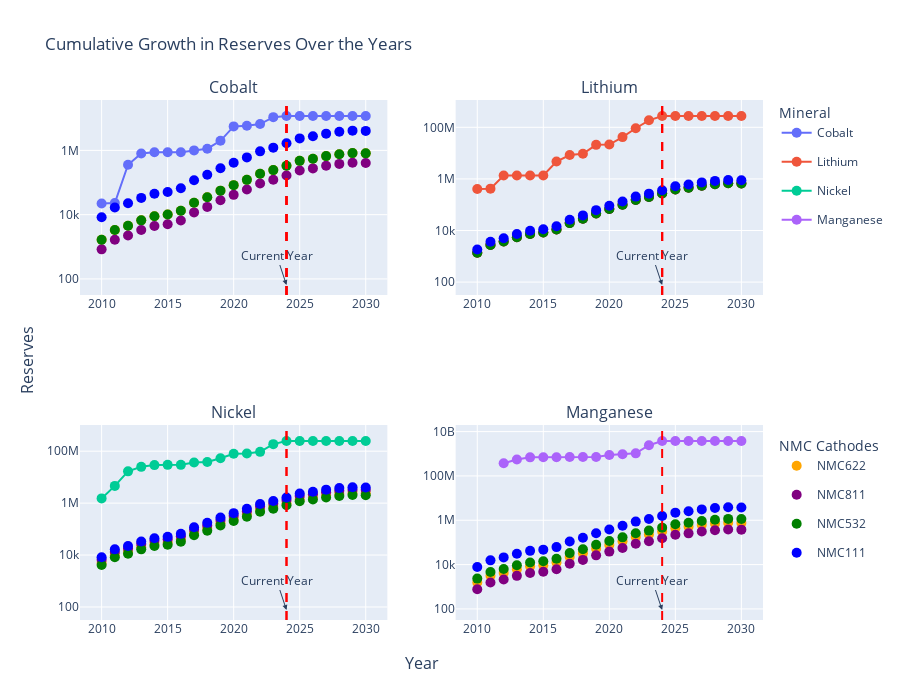

The notebook cell saved with this chart:
### Code cell
from plotly.subplots import make_subplots
import plotly.graph_objects as go

F = make_subplots(rows=2, cols=2, x_title="Year", y_title="Reserves", subplot_titles=[mineral for mineral in D["Primary Mineral"].unique()])

# Define a fixed color mapping for cathode types

cathode_colors = {"NMC111": "blue", "NMC532": "green", "NMC622": "orange", "NMC811": "purple"}
mineral_colors =  ['#636efa','#EF553B', '#00cc96', '#ab63fa']

for i, mineral in enumerate(D["Primary Mineral"].unique()):
    M = D.loc[(D["Primary Mineral"] == mineral) & (D["Cumulative Reserves"] > 0)]
    S = demand_by_cathode[demand_by_cathode["Full Element Name"] == mineral]
    
    # Add the main mineral trace with its own legend group
    F.add_trace(
        go.Scatter(
            x=M["Year"], 
            y=M["Cumulative Reserves"], 
            mode="lines+markers",
            legendgroup=mineral,
            name=mineral,
            marker=dict(
                size=10,
                color=mineral_colors[i]
            ), 
            showlegend=True,
            legend="legend1"
        ),
        row=i // 2 + 1, 
        col=i % 2 + 1
    )
    
    # Add cathode traces grouped by cathode type
    for j,cathode in enumerate(S.columns[2:6]):
        F.add_trace(
            go.Scatter(
                x=S["Year"], 
                y=S[cathode], 
                mode="markers",
                legendgroup=cathode,  # Group by cathode type instead of mineral
                name=cathode,
                marker=dict(size=10,color=cathode_colors[cathode]),
                # Only show in legend for last mineral to avoid duplicates
                showlegend=(i == 0),
                legend="legend2",
            ),
            row=i // 2 + 1, 
            col=i % 2 + 1)
    
    # Add vertical line and annotation
    F.add_vline(x=2024, line_dash="dash", line_color="red")
    F.add_annotation(
        x=2024, 
        text="Current Year",
        showarrow=True,
        arrowhead=2,
        yshift=10,
        row=i // 2 + 1, 
        col=i % 2 + 1
    )

F.update_yaxes(type='log')
F.update_layout(title="Cumulative Growth in Reserves Over the Years",height=700,showlegend=True,
                legend1=dict(title=dict(text="Mineral")),
                legend2=dict(title=dict(text="NMC Cathodes"), y=0.1))
F.show()

### Figure 1 — Plotly figure (JSON) as saved in the notebook; plotly's stock layout.template omitted (floating-point values rounded to 4 significant figures)
{"data": [{"legend": "legend", "legendgroup": "Cobalt", "marker": {"color": "#636efa", "size": 10}, "mode": "lines+markers", "name": "Cobalt", "showlegend": true, "type": "scatter", "x": [2010, 2011, 2012, 2013, 2014, 2015, 2016, 2017, 2018, 2019, 2020, 2021, 2022, 2023, 2024, 2025, 2026, 2027, 2028, 2029, 2030], "xaxis": "x", "y": [22369, 23020, 357546, 799050, 873299, 875099, 875099, 998110, 1125385, 1984979, 5575688, 5869180, 6590858, 10823081, 11745493, 11745493, 11745493, 11745493, 11745493, 11745493, 11745493], "yaxis": "y"}, {"legend": "legend2", "legendgroup": "NMC622", "marker": {"color": "orange", "size": 10}, "mode": "markers", "name": "NMC622", "showlegend": true, "type": "scatter", "x": [2010, 2011, 2012, 2013, 2014, 2015, 2016, 2017, 2018, 2019, 2020, 2021, 2022, 2023, 2024, 2025, 2026, 2027, 2028, 2029, 2030], "xaxis": "x", "y": [1664.0, 3328.0, 4517.0, 6656.0, 8914.0, 10100.0, 13190.0, 23530.0, 34910.0, 55830.0, 82740.0, 121000.0, 186600.0, 243600.0, 331500.0, 471900.0, 549900.0, 663100.0, 759700.0, 822300.0, 807000.0], "yaxis": "y"}, {"legend": "legend2", "legendgroup": "NMC811", "marker": {"color": "purple", "size": 10}, "mode": "markers", "name": "NMC811", "showlegend": true, "type": "scatter", "x": [2010, 2011, 2012, 2013, 2014, 2015, 2016, 2017, 2018, 2019, 2020, 2021, 2022, 2023, 2024, 2025, 2026, 2027, 2028, 2029, 2030], "xaxis": "x", "y": [832.0, 1664.0, 2258.0, 3328.0, 4457.0, 5051.0, 6597.0, 11770.0, 17450.0, 27910.0, 41370.0, 60510.0, 93300.0, 121800.0, 165700.0, 235900.0, 275000.0, 331600.0, 379800.0, 411200.0, 403500.0], "yaxis": "y"}, {"legend": "legend2", "legendgroup": "NMC532", "marker": {"color": "green", "size": 10}, "mode": "markers", "name": "NMC532", "showlegend": true, "type": "scatter", "x": [2010, 2011, 2012, 2013, 2014, 2015, 2016, 2017, 2018, 2019, 2020, 2021, 2022, 2023, 2024, 2025, 2026, 2027, 2028, 2029, 2030], "xaxis": "x", "y": [1664.0, 3328.0, 4517.0, 6656.0, 8914.0, 10100.0, 13190.0, 23530.0, 34910.0, 55830.0, 82740.0, 121000.0, 186600.0, 243600.0, 331500.0, 471900.0, 549900.0, 663100.0, 759700.0, 822300.0, 807000.0], "yaxis": "y"}, {"legend": "legend2", "legendgroup": "NMC111", "marker": {"color": "blue", "size": 10}, "mode": "markers", "name": "NMC111", "showlegend": true, "type": "scatter", "x": [2010, 2011, 2012, 2013, 2014, 2015, 2016, 2017, 2018, 2019, 2020, 2021, 2022, 2023, 2024, 2025, 2026, 2027, 2028, 2029, 2030], "xaxis": "x", "y": [8320.0, 16640.0, 22580.0, 33280.0, 44570.0, 50510.0, 65970.0, 117700.0, 174500.0, 279100.0, 413700.0, 605100.0, 933000.0, 1218000.0, 1657000.0, 2359000.0, 2750000.0, 3316000.0, 3798000.0, 4112000.0, 4035000.0], "yaxis": "y"}, {"legend": "legend", "legendgroup": "Lithium", "marker": {"color": "#EF553B", "size": 10}, "mode": "lines+markers", "name": "Lithium", "showlegend": true, "type": "scatter", "x": [2010, 2011, 2012, 2013, 2014, 2015, 2016, 2017, 2018, 2019, 2020, 2021, 2022, 2023, 2024, 2025, 2026, 2027, 2028, 2029, 2030], "xaxis": "x2", "y": [408140, 419371, 1349320, 1349320, 1349320, 1349320, 4720420, 8410820, 9400463, 20902463, 21420563, 41718533, 92128193, 186800244, 274575585, 274575585, 274575585, 274575585, 274575585, 274575585, 274575585], "yaxis": "y2"}, {"legend": "legend2", "legendgroup": "NMC622", "marker": {"color": "orange", "size": 10}, "mode": "markers", "name": "NMC622", "showlegend": false, "type": "scatter", "x": [2010, 2011, 2012, 2013, 2014, 2015, 2016, 2017, 2018, 2019, 2020, 2021, 2022, 2023, 2024, 2025, 2026, 2027, 2028, 2029, 2030], "xaxis": "x2", "y": [1372.0, 2745.0, 3725.0, 5489.0, 7352.0, 8332.0, 10880.0, 19410.0, 28790.0, 46040.0, 68230.0, 99800.0, 153900.0, 200900.0, 273400.0, 389100.0, 453500.0, 546900.0, 626500.0, 678100.0, 665600.0], "yaxis": "y2"}, {"legend": "legend2", "legendgroup": "NMC811", "marker": {"color": "purple", "size": 10}, "mode": "markers", "name": "NMC811", "showlegend": false, "type": "scatter", "x": [2010, 2011, 2012, 2013, 2014, 2015, 2016, 2017, 2018, 2019, 2020, 2021, 2022, 2023, 2024, 2025, 2026, 2027, 2028, 2029, 2030], "xaxis": "x2", "y": [1374.0, 2747.0, 3729.0, 5495.0, 7359.0, 8340.0, 10890.0, 19430.0, 28820.0, 46090.0, 68300.0, 99910.0, 154100.0, 201100.0, 273600.0, 389500.0, 454000.0, 547400.0, 627100.0, 678800.0, 666300.0], "yaxis": "y2"}, {"legend": "legend2", "legendgroup": "NMC532", "marker": {"color": "green", "size": 10}, "mode": "markers", "name": "NMC532", "showlegend": false, "type": "scatter", "x": [2010, 2011, 2012, 2013, 2014, 2015, 2016, 2017, 2018, 2019, 2020, 2021, 2022, 2023, 2024, 2025, 2026, 2027, 2028, 2029, 2030], "xaxis": "x2", "y": [1371.0, 2742.0, 3721.0, 5483.0, 7343.0, 8323.0, 10870.0, 19390.0, 28760.0, 45990.0, 68160.0, 99690.0, 153700.0, 200600.0, 273100.0, 388700.0, 453000.0, 546300.0, 625800.0, 677400.0, 664800.0], "yaxis": "y2"}, {"legend": "legend2", "legendgroup": "NMC111", "marker": {"color": "blue", "size": 10}, "mode": "markers", "name": "NMC111", "showlegend": false, "type": "scatter", "x": [2010, 2011, 2012, 2013, 2014, 2015, 2016, 2017, 2018, 2019, 2020, 2021, 2022, 2023, 2024, 2025, 2026, 2027, 2028, 2029, 2030], "xaxis": "x2", "y": [1836.0, 3672.0, 4984.0, 7345.0, 9837.0, 11150.0, 14560.0, 25970.0, 38520.0, 61600.0, 91300.0, 133500.0, 205900.0, 268800.0, 365800.0, 520700.0, 606800.0, 731700.0, 838300.0, 907400.0, 890600.0], "yaxis": "y2"}, {"legend": "legend", "legendgroup": "Nickel", "marker": {"color": "#00cc96", "size": 10}, "mode": "lines+markers", "name": "Nickel", "showlegend": true, "type": "scatter", "x": [2010, 2011, 2012, 2013, 2014, 2015, 2016, 2017, 2018, 2019, 2020, 2021, 2022, 2023, 2024, 2025, 2026, 2027, 2028, 2029, 2030], "xaxis": "x3", "y": [1518795, 4613235, 16722424, 24945407, 29137507, 29755343, 29778243, 36942666, 38277432, 53536829, 80042458, 81945795, 94343982, 186629647, 246705355, 246705355, 246705355, 246705355, 246705355, 246705355, 246705355], "yaxis": "y3"}, {"legend": "legend2", "legendgroup": "NMC622", "marker": {"color": "orange", "size": 10}, "mode": "markers", "name": "NMC622", "showlegend": false, "type": "scatter", "x": [2010, 2011, 2012, 2013, 2014, 2015, 2016, 2017, 2018, 2019, 2020, 2021, 2022, 2023, 2024, 2025, 2026, 2027, 2028, 2029, 2030], "xaxis": "x3", "y": [4972.0, 9943.0, 13490.0, 19890.0, 26630.0, 30190.0, 39420.0, 70310.0, 104300.0, 166800.0, 247200.0, 361600.0, 557500.0, 727700.0, 990400.0, 1410000.0, 1643000.0, 1981000.0, 2270000.0, 2457000.0, 2411000.0], "yaxis": "y3"}, {"legend": "legend2", "legendgroup": "NMC811", "marker": {"color": "purple", "size": 10}, "mode": "markers", "name": "NMC811", "showlegend": false, "type": "scatter", "x": [2010, 2011, 2012, 2013, 2014, 2015, 2016, 2017, 2018, 2019, 2020, 2021, 2022, 2023, 2024, 2025, 2026, 2027, 2028, 2029, 2030], "xaxis": "x3", "y": [6629.0, 13260.0, 17990.0, 26520.0, 35510.0, 40250.0, 52560.0, 93750.0, 139100.0, 222400.0, 329600.0, 482100.0, 743400.0, 970300.0, 1321000.0, 1880000.0, 2191000.0, 2642000.0, 3026000.0, 3276000.0, 3215000.0], "yaxis": "y3"}, {"legend": "legend2", "legendgroup": "NMC532", "marker": {"color": "green", "size": 10}, "mode": "markers", "name": "NMC532", "showlegend": false, "type": "scatter", "x": [2010, 2011, 2012, 2013, 2014, 2015, 2016, 2017, 2018, 2019, 2020, 2021, 2022, 2023, 2024, 2025, 2026, 2027, 2028, 2029, 2030], "xaxis": "x3", "y": [4143.0, 8286.0, 11250.0, 16570.0, 22200.0, 25150.0, 32850.0, 58600.0, 86920.0, 139000.0, 206000.0, 301300.0, 464600.0, 606400.0, 825300.0, 1175000.0, 1369000.0, 1651000.0, 1891000.0, 2047000.0, 2009000.0], "yaxis": "y3"}, {"legend": "legend2", "legendgroup": "NMC111", "marker": {"color": "blue", "size": 10}, "mode": "markers", "name": "NMC111", "showlegend": false, "type": "scatter", "x": [2010, 2011, 2012, 2013, 2014, 2015, 2016, 2017, 2018, 2019, 2020, 2021, 2022, 2023, 2024, 2025, 2026, 2027, 2028, 2029, 2030], "xaxis": "x3", "y": [8286.0, 16570.0, 22490.0, 33140.0, 44390.0, 50310.0, 65700.0, 117200.0, 173800.0, 278000.0, 412000.0, 602600.0, 929200.0, 1213000.0, 1651000.0, 2350000.0, 2739000.0, 3302000.0, 3783000.0, 4095000.0, 4019000.0], "yaxis": "y3"}, {"legend": "legend", "legendgroup": "Manganese", "marker": {"color": "#ab63fa", "size": 10}, "mode": "lines+markers", "name": "Manganese", "showlegend": true, "type": "scatter", "x": [2012, 2013, 2014, 2015, 2016, 2017, 2018, 2019, 2020, 2021, 2022, 2023, 2024, 2025, 2026, 2027, 2028, 2029, 2030], "xaxis": "x4", "y": [370883000, 550883000, 686371474, 700341474, 700341474, 709641474, 709641474, 717441474, 885101474, 950251474, 1040071474, 2432587027, 3757622411, 3757622411, 3757622411, 3757622411, 3757622411, 3757622411, 3757622411], "yaxis": "y4"}, {"legend": "legend2", "legendgroup": "NMC622", "marker": {"color": "orange", "size": 10}, "mode": "markers", "name": "NMC622", "showlegend": false, "type": "scatter", "x": [2010, 2011, 2012, 2013, 2014, 2015, 2016, 2017, 2018, 2019, 2020, 2021, 2022, 2023, 2024, 2025, 2026, 2027, 2028, 2029, 2030], "xaxis": "x4", "y": [1551.0, 3102.0, 4210.0, 6205.0, 8310.0, 9418.0, 12300.0, 21940.0, 32540.0, 52040.0, 77130.0, 112800.0, 174000.0, 227000.0, 309000.0, 439900.0, 512700.0, 618200.0, 708200.0, 766600.0, 752300.0], "yaxis": "y4"}, {"legend": "legend2", "legendgroup": "NMC811", "marker": {"color": "purple", "size": 10}, "mode": "markers", "name": "NMC811", "showlegend": false, "type": "scatter", "x": [2010, 2011, 2012, 2013, 2014, 2015, 2016, 2017, 2018, 2019, 2020, 2021, 2022, 2023, 2024, 2025, 2026, 2027, 2028, 2029, 2030], "xaxis": "x4", "y": [775.6, 1551.0, 2105.0, 3102.0, 4155.0, 4709.0, 6149.0, 10970.0, 16270.0, 26020.0, 38560.0, 56410.0, 86980.0, 113500.0, 154500.0, 219900.0, 256300.0, 309100.0, 354100.0, 383300.0, 376200.0], "yaxis": "y4"}, {"legend": "legend2", "legendgroup": "NMC532", "marker": {"color": "green", "size": 10}, "mode": "markers", "name": "NMC532", "showlegend": false, "type": "scatter", "x": [2010, 2011, 2012, 2013, 2014, 2015, 2016, 2017, 2018, 2019, 2020, 2021, 2022, 2023, 2024, 2025, 2026, 2027, 2028, 2029, 2030], "xaxis": "x4", "y": [2327.0, 4654.0, 6316.0, 9307.0, 12470.0, 14130.0, 18450.0, 32910.0, 48810.0, 78060.0, 115700.0, 169200.0, 260900.0, 340600.0, 463500.0, 659800.0, 769000.0, 927300.0, 1062000.0, 1150000.0, 1129000.0], "yaxis": "y4"}, {"legend": "legend2", "legendgroup": "NMC111", "marker": {"color": "blue", "size": 10}, "mode": "markers", "name": "NMC111", "showlegend": false, "type": "scatter", "x": [2010, 2011, 2012, 2013, 2014, 2015, 2016, 2017, 2018, 2019, 2020, 2021, 2022, 2023, 2024, 2025, 2026, 2027, 2028, 2029, 2030], "xaxis": "x4", "y": [7756.0, 15510.0, 21050.0, 31020.0, 41550.0, 47090.0, 61490.0, 109700.0, 162700.0, 260200.0, 385600.0, 564100.0, 869800.0, 1135000.0, 1545000.0, 2199000.0, 2563000.0, 3091000.0, 3541000.0, 3833000.0, 3762000.0], "yaxis": "y4"}], "layout": {"annotations": [{"font": {"size": 16}, "showarrow": false, "text": "Cobalt", "x": 0.225, "xanchor": "center", "xref": "paper", "y": 1, "yanchor": "bottom", "yref": "paper"}, {"font": {"size": 16}, "showarrow": false, "text": "Lithium", "x": 0.775, "xanchor": "center", "xref": "paper", "y": 1, "yanchor": "bottom", "yref": "paper"}, {"font": {"size": 16}, "showarrow": false, "text": "Nickel", "x": 0.225, "xanchor": "center", "xref": "paper", "y": 0.375, "yanchor": "bottom", "yref": "paper"}, {"font": {"size": 16}, "showarrow": false, "text": "Manganese", "x": 0.775, "xanchor": "center", "xref": "paper", "y": 0.375, "yanchor": "bottom", "yref": "paper"}, {"font": {"size": 16}, "showarrow": false, "text": "Year", "x": 0.5, "xanchor": "center", "xref": "paper", "y": 0, "yanchor": "top", "yref": "paper", "yshift": -30}, {"font": {"size": 16}, "showarrow": false, "text": "Reserves", "textangle": -90, "x": 0, "xanchor": "right", "xref": "paper", "xshift": -40, "y": 0.5, "yanchor": "middle", "yref": "paper"}, {"arrowhead": 2, "showarrow": true, "text": "Current Year", "x": 2024, "xref": "x", "yref": "y", "yshift": 10}, {"arrowhead": 2, "showarrow": true, "text": "Current Year", "x": 2024, "xref": "x2", "yref": "y2", "yshift": 10}, {"arrowhead": 2, "showarrow": true, "text": "Current Year", "x": 2024, "xref": "x3", "yref": "y3", "yshift": 10}, {"arrowhead": 2, "showarrow": true, "text": "Current Year", "x": 2024, "xref": "x4", "yref": "y4", "yshift": 10}], "height": 700, "legend": {"title": {"text": "Mineral"}}, "legend2": {"title": {"text": "NMC Cathodes"}, "y": 0.1}, "shapes": [{"line": {"color": "red", "dash": "dash"}, "type": "line", "x0": 2024, "x1": 2024, "xref": "x", "y0": 0, "y1": 1, "yref": "y domain"}, {"line": {"color": "red", "dash": "dash"}, "type": "line", "x0": 2024, "x1": 2024, "xref": "x", "y0": 0, "y1": 1, "yref": "y domain"}, {"line": {"color": "red", "dash": "dash"}, "type": "line", "x0": 2024, "x1": 2024, "xref": "x2", "y0": 0, "y1": 1, "yref": "y2 domain"}, {"line": {"color": "red", "dash": "dash"}, "type": "line", "x0": 2024, "x1": 2024, "xref": "x", "y0": 0, "y1": 1, "yref": "y domain"}, {"line": {"color": "red", "dash": "dash"}, "type": "line", "x0": 2024, "x1": 2024, "xref": "x2", "y0": 0, "y1": 1, "yref": "y2 domain"}, {"line": {"color": "red", "dash": "dash"}, "type": "line", "x0": 2024, "x1": 2024, "xref": "x3", "y0": 0, "y1": 1, "yref": "y3 domain"}, {"line": {"color": "red", "dash": "dash"}, "type": "line", "x0": 2024, "x1": 2024, "xref": "x", "y0": 0, "y1": 1, "yref": "y domain"}, {"line": {"color": "red", "dash": "dash"}, "type": "line", "x0": 2024, "x1": 2024, "xref": "x2", "y0": 0, "y1": 1, "yref": "y2 domain"}, {"line": {"color": "red", "dash": "dash"}, "type": "line", "x0": 2024, "x1": 2024, "xref": "x3", "y0": 0, "y1": 1, "yref": "y3 domain"}, {"line": {"color": "red", "dash": "dash"}, "type": "line", "x0": 2024, "x1": 2024, "xref": "x4", "y0": 0, "y1": 1, "yref": "y4 domain"}], "showlegend": true, "title": {"text": "Cumulative Growth in Reserves Over the Years"}, "xaxis": {"anchor": "y", "domain": [0, 0.45]}, "xaxis2": {"anchor": "y2", "domain": [0.55, 1]}, "xaxis3": {"anchor": "y3", "domain": [0, 0.45]}, "xaxis4": {"anchor": "y4", "domain": [0.55, 1]}, "yaxis": {"anchor": "x", "domain": [0.625, 1], "type": "log"}, "yaxis2": {"anchor": "x2", "domain": [0.625, 1], "type": "log"}, "yaxis3": {"anchor": "x3", "domain": [0, 0.375], "type": "log"}, "yaxis4": {"anchor": "x4", "domain": [0, 0.375], "type": "log"}}}
